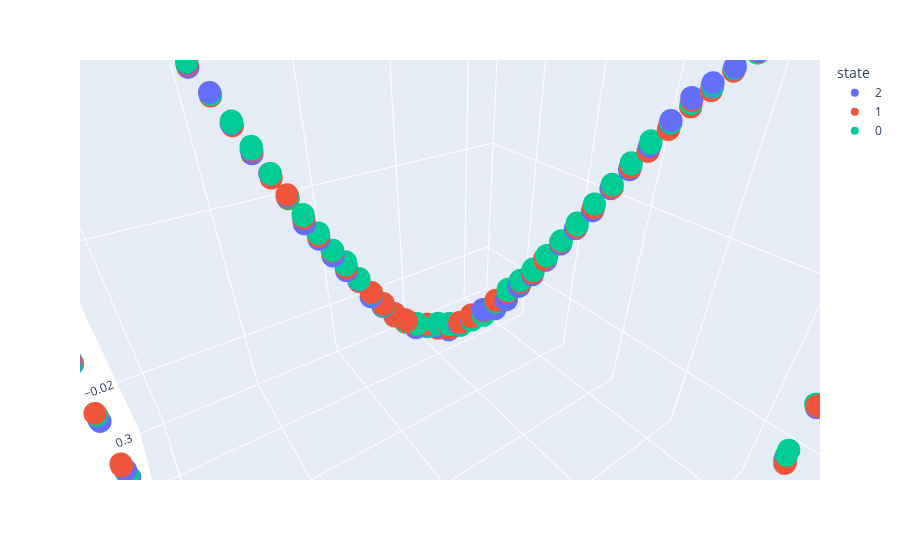

The code cell stored with this chart in its notebook:
### Code cell
pca_N = PCA(3).fit_transform(N_reshaped)
df = pd.DataFrame(pca_N, columns = ['1st','2nd','3rd'])
df_states = pd.DataFrame(N_states,columns=['state']).astype('object')
df_shifts = pd.DataFrame(N_shifts,columns=['shift'])
df = pd.concat([df,df_states,df_shifts],axis=1)
fig = px.scatter_3d(df, x='1st', y='2nd', z='3rd', color='state')
fig.show()

### Figure 1 — Plotly figure (JSON) as saved in the notebook; plotly's stock layout.template omitted (floating-point values rounded to 4 significant figures; data arrays with more than 128 entries replaced by an {"elided": "..."} marker saying what was removed)
{"data": [{"hovertemplate": "state=2<br>1st=%{x}<br>2nd=%{y}<br>3rd=%{z}<extra></extra>", "legendgroup": "2", "marker": {"color": "#636efa", "symbol": "circle"}, "mode": "markers", "name": "2", "scene": "scene", "showlegend": true, "type": "scatter3d", "x": {"elided": "3300 float values"}, "y": {"elided": "3300 float values"}, "z": {"elided": "3300 float values"}}, {"hovertemplate": "state=1<br>1st=%{x}<br>2nd=%{y}<br>3rd=%{z}<extra></extra>", "legendgroup": "1", "marker": {"color": "#EF553B", "symbol": "circle"}, "mode": "markers", "name": "1", "scene": "scene", "showlegend": true, "type": "scatter3d", "x": {"elided": "3300 float values"}, "y": {"elided": "3300 float values"}, "z": {"elided": "3300 float values"}}, {"hovertemplate": "state=0<br>1st=%{x}<br>2nd=%{y}<br>3rd=%{z}<extra></extra>", "legendgroup": "0", "marker": {"color": "#00cc96", "symbol": "circle"}, "mode": "markers", "name": "0", "scene": "scene", "showlegend": true, "type": "scatter3d", "x": {"elided": "3400 float values"}, "y": {"elided": "3400 float values"}, "z": {"elided": "3400 float values"}}], "layout": {"autosize": true, "legend": {"title": {"text": "state"}, "tracegroupgap": 0}, "margin": {"t": 60}, "scene": {"aspectmode": "auto", "aspectratio": {"x": 1, "y": 1, "z": 1}, "camera": {"center": {"x": 0, "y": 0, "z": 0}, "eye": {"x": -0.387, "y": -0.5399, "z": 0.4107}, "projection": {"type": "perspective"}, "up": {"x": 0, "y": 0, "z": 1}}, "domain": {"x": [0, 1], "y": [0, 1]}, "xaxis": {"title": {"text": "1st"}, "type": "linear"}, "yaxis": {"title": {"text": "2nd"}, "type": "linear"}, "zaxis": {"title": {"text": "3rd"}, "type": "linear"}}}}
